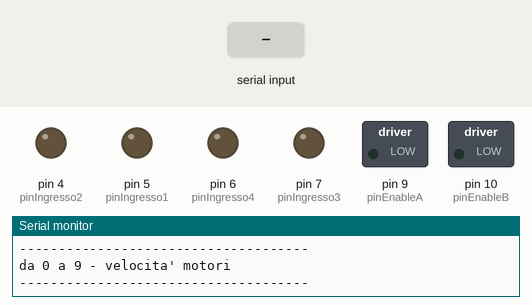
The sketch below on a simulated Arduino Uno, built with avr-gcc and run on an emulated ATmega328P. Shown: switched loads named in the sketch (green lamp = pin HIGH), output pins drawn as LEDs (lit = HIGH), the last lines printed to the serial monitor. Inputs (shaded band) come from the test bench.

Above: at 1.2 s.
1.3 s: "O" received over Serial
At 2.5 s:
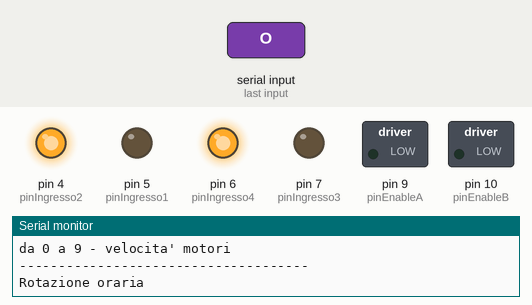
2.8 s: "A" received over Serial
At 3.6 s:
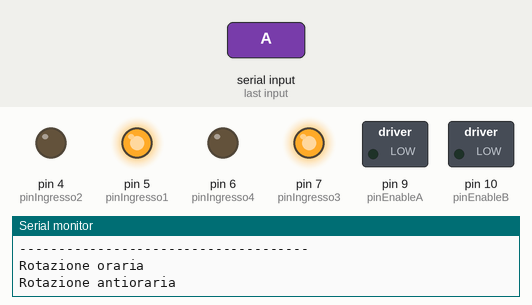
4.3 s: "1" received over Serial
At 4.7 s:
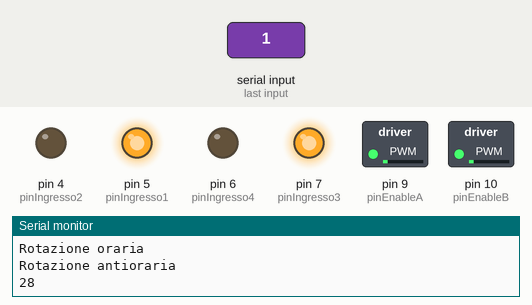
5.8 s: "O" received over Serial
At 7.1 s:
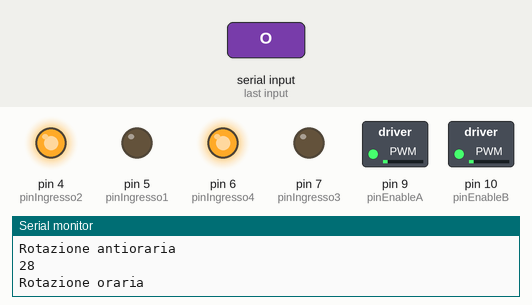
Timing chart, 0 to 8.3 s (numbered marks = the images above; inputs shaded):
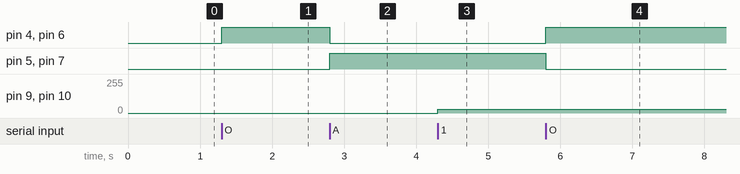

Measured:
- after the input at 1.3 s, pin 4 (pinIngresso2), pin 6 (pinIngresso4): LOW → HIGH at once
- after the input at 2.8 s, pin 4 (pinIngresso2), pin 6 (pinIngresso4): HIGH → LOW at once; pin 5 (pinIngresso1), pin 7 (pinIngresso3): LOW → HIGH at once
- after the input at 4.3 s, pin 9 (pinEnableA), pin 10 (pinEnableB): 0/255 → 28/255 at once
- after the input at 5.8 s, pin 4 (pinIngresso2), pin 6 (pinIngresso4): LOW → HIGH at once; pin 5 (pinIngresso1), pin 7 (pinIngresso3): HIGH → LOW at once

The sketch:

sketch47.ino
```cpp
/* Prof. Michele Maffucci
   19.04.2014

   Utilizzo del ponte H L293D
   per pilotare da tastiera il senso
   di rotazione e la velocita' di due motori in CC

   Collegamenti
   L293D > Arduino

   pin 1 - pin 9
   pin 16: +Vcc
   pin 2: pin 4 Arduino
   pin 3: motore 1
   pin 4 - pin 5 - pin 12 - pin 13: GND
   pin 6: motore 1
   pin 7: 4 Arduino
   pin 8: Vin Arduino
   pin 9 - pin 10
   pin 10: pin 7
   pin 11: motore 2
   pin 14: motore 2
   pin 15: pin 6
*/

// Pin di input del ponte H
const int pinIngresso1 = 5; // collegato al pin 3 dell'L293D
const int pinIngresso2 = 4; // collegato al pin 6 dell'L293D
const int pinIngresso3 = 7; // collegato al pin 11 dell'L293D
const int pinIngresso4 = 6; // collegato al pin 14 dell'L293D
const int pinEnableA = 9;   // collegato al pin 1 dell'L293D
const int pinEnableB = 10;  // collegato al pin 9 dell'L293D

void setup()
{
  Serial.begin(9600);             // inizializzazione della porta seriale
  pinMode(pinIngresso1, OUTPUT);  // pin di controllo senso di rotazione - motore 1
  pinMode(pinIngresso2, OUTPUT);  // pin di controllo senso di rotazione - motore 1
  pinMode(pinIngresso3, OUTPUT);  // pin di controllo senso di rotazione - motore 2
  pinMode(pinIngresso4, OUTPUT);  // pin di controllo senso di rotazione - motore 2

  // i pin pinEnableA (corrispondente al 9) e pinEnableB (corrispondente al 10) sono di tipo PWM
  pinMode(pinEnableA, OUTPUT);  // pin enable - motore 1
  pinMode(pinEnableB, OUTPUT);  // pin enable - motore 2

  Serial.println("O - A - senso di rotazione dei motori");
  Serial.println("-------------------------------------");
  Serial.println("da 0 a 9 - velocita' motori");
  Serial.println("-------------------------------------");
}

void loop()
{
  if ( Serial.available()) {               // verifica disponibilia' di un carattere sulla serial

    char carattere = Serial.read();        // legge il carattere inserito

    if (isDigit(carattere)) {
    int velocita = map(carattere, '0', '9', 0, 255);  // rimappa i valori tra 0 e 9, nell'intervallo 0, 255
                                                      // per impostare il duty cyicle
    analogWrite(pinEnableA, velocita);                // imposta la velocita' per il motore 1
    analogWrite(pinEnableB, velocita);                // imposta la velocita' per il motore 2
    Serial.println(velocita);                          // stampa sulla serial monitor la velocita' dei motori
    }
    else if (carattere == 'O')                 // rotazione oraria
    {
      Serial.println("Rotazione oraria");
      // motore 1
      digitalWrite(pinIngresso1,LOW);
      digitalWrite(pinIngresso2,HIGH);
      // motore 2
      digitalWrite(pinIngresso3,LOW);
      digitalWrite(pinIngresso4,HIGH);
    }
    else if (carattere == 'A')                // rotazione antioraria
    {
      Serial.println("Rotazione antioraria");
      // motore 1
      digitalWrite(pinIngresso1,HIGH);
      digitalWrite(pinIngresso2,LOW);
      // motore 2
      digitalWrite(pinIngresso3,HIGH);
      digitalWrite(pinIngresso4,LOW);
    }
    else
    {
      Serial.println("Carattere non consentito");   // altri caratteri non sono consentiti
      Serial.print(carattere);                      // stampa il carattere inserito
    }
  }
}
```
